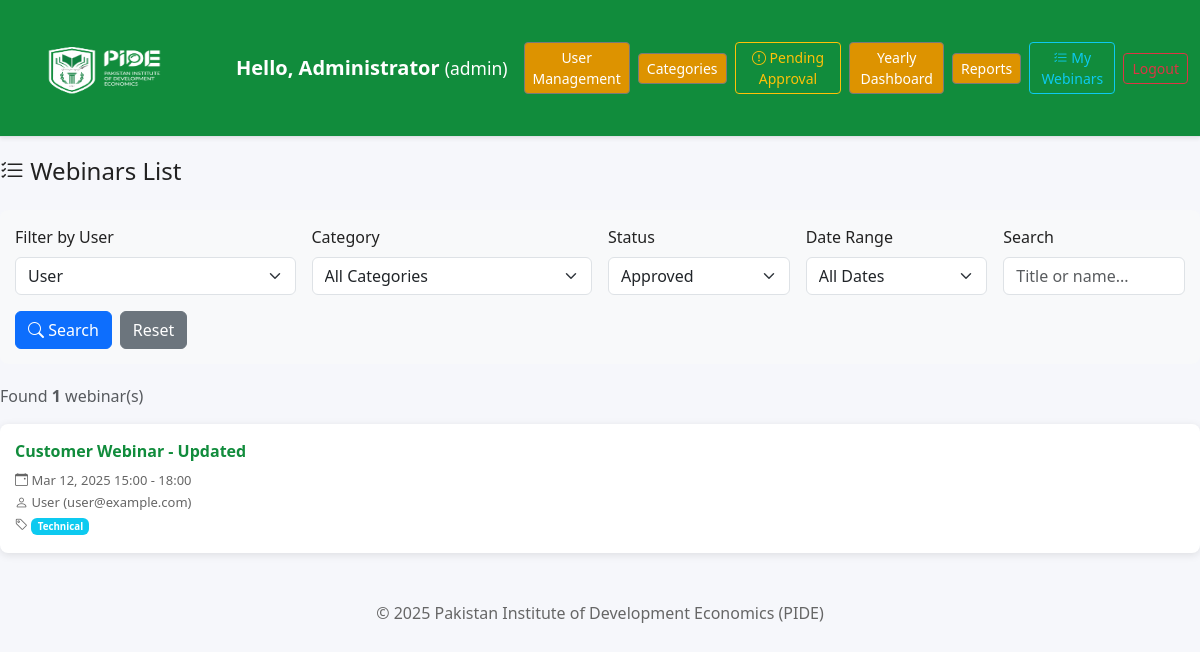
The app's page /public/webinars_list.php?user=2 (signed in) with its own data.
### tables this page shows
CREATE TABLE `users` (
  `id` int(11) NOT NULL,
  `name` varchar(120) NOT NULL,
  `email` varchar(190) NOT NULL,
  `password_hash` varchar(255) NOT NULL,
  `role` enum('admin','user') NOT NULL DEFAULT 'user',
  `created_at` timestamp NOT NULL DEFAULT current_timestamp()
);

CREATE TABLE `webinars` (
  `id` int(11) NOT NULL,
  `title` varchar(255) NOT NULL,
  `start_at` datetime NOT NULL,
  `end_at` datetime NOT NULL,
  `initiated_by` int(11) NOT NULL,
  `category_id` int(11),
  `is_approved` tinyint(1) NOT NULL DEFAULT 0,
  `approved_by` int(11),
  `approved_on` timestamp NULL,
  `rejection_reason` text,
  `created_at` timestamp NOT NULL DEFAULT current_timestamp()
);

CREATE TABLE `categories` (
  `id` int(11) NOT NULL,
  `title` varchar(255) NOT NULL,
  `description` text,
  `is_active` tinyint(1) NOT NULL DEFAULT 1,
  `created_by` int(11) NOT NULL,
  `created_on` timestamp NOT NULL DEFAULT current_timestamp(),
  `modified_by` int(11),
  `modified_on` timestamp NULL ON UPDATE current_timestamp()
);

### includes/config.php (called while the page is built)
<?php
return [
  'base_url' => '/Webinar_PIDE/',
  'db' => [
    'host' => '127.0.0.1',
    'port' => 3306,
    'name' => 'webinar_app',
    'user' => 'root',
    'pass' => ''
  ],
  'google' => [
    'client_id' => '784589287676-4ob6t448a7cu414pbbido4u1ukob3sui.apps.googleusercontent.com',
    'client_secret' => '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',
    'redirect_uri' => 'https://seminar.pide.org.pk/public/google_callback.php?flowName=GeneralOAuthFlow'
  ]
];

### public/webinars_list.php (the view, shortened to what this page needs)
<?php
require_once __DIR__ . '/../includes/db.php';
$user = $_SESSION['user'];
$is_admin = $user['role'] === 'admin';
$config = require __DIR__ . '/../includes/config.php';
$filter_status = $_GET['status'] ?? 'approved';
$filter_user = (int)($_GET['user'] ?? ($is_admin ? 0 : $user['id']));
$filter_date = $_GET['date'] ?? 'all';
$filter_search = trim($_GET['search'] ?? '');
$where_parts = [];
$params = [];
if ($filter_status === 'approved') {
  $where_parts[] = 'w.is_approved=1';
} elseif ($filter_status === 'rejected') {
  $where_parts[] = 'w.rejection_reason IS NOT NULL AND w.rejection_reason <> ""';
} elseif ($filter_status === 'pending') {
  $where_parts[] = '(w.is_approved=0 AND (w.rejection_reason IS NULL OR w.rejection_reason = ""))';
}
if ($is_admin && $filter_user > 0) {
    $where_parts[] = 'w.initiated_by=?';
    $params[] = $filter_user;
} elseif (!$is_admin) {
    $where_parts[] = 'w.initiated_by=?';
    $params[] = $user['id'];
}
$where_clause = implode(' AND ', $where_parts);
$query = "SELECT w.id, w.title, w.start_at, w.end_at, w.category_id, c.title AS category_title,
                 w.initiated_by, u.name AS initiator_name, u.email AS initiator_email, w.created_at
          FROM webinars w
          JOIN users u ON u.id=w.initiated_by
          LEFT JOIN categories c ON c.id=w.category_id
          WHERE $where_clause
          ORDER BY w.start_at DESC";
$stmt = $pdo->prepare($query);
$stmt->execute($params);
$webinars = $stmt->fetchAll();
$all_users = [];
if ($is_admin) {
    $stmt = $pdo->query('SELECT id, name FROM users ORDER BY name ASC');
    $all_users = $stmt->fetchAll();
}
?>
<!doctype html>
<html lang="en">
<head>
  <link href="https://cdn.jsdelivr.net/npm/bootstrap@5.3.3/dist/css/bootstrap.min.css" rel="stylesheet">
  <link href="https://cdn.jsdelivr.net/npm/bootstrap-icons@1.11.3/font/bootstrap-icons.css" rel="stylesheet">
  <link href="../assets/css/PIDETheme.css" rel="stylesheet">
  <link href="../assets/css/styles.css" rel="stylesheet">
</head>
<body>
<?php include 'navbar.php'; ?>
<div class="list-shell">
  <h4 class="mb-4"><i class="bi bi-list-check"></i> Webinars List</h4>
  <div class="filter-section">
    <form method="GET" class="row g-3">
      <?php if ($is_admin): ?>
        <div class="col-md-3">
          <label class="form-label">Filter by User</label>
          <select class="form-select" name="user" onchange="this.form.submit();">
            <?php foreach ($all_users as $u): ?>
              <option value="<?= $u['id'] ?>" <?= $filter_user == $u['id'] ? 'selected' : '' ?>>
                <?= htmlspecialchars($u['name']) ?>
              </option>
            <?php endforeach; ?>
          </select>
        </div>
      <?php endif; ?>
      <div class="col-md-<?= $is_admin ? '3' : '4' ?>">
        <label class="form-label">Category</label>
        <select class="form-select" name="category" onchange="this.form.submit();">
          <option value="0">All Categories</option>
        </select>
      </div>
      <div class="col-md-2">
        <label class="form-label">Status</label>
        <select class="form-select" name="status" onchange="this.form.submit();">
          <option value="approved" <?= $filter_status === 'approved' ? 'selected' : '' ?>>Approved</option>
        </select>
      </div>
      <div class="col-md-<?= $is_admin ? '2' : '4' ?>">
        <label class="form-label">Date Range</label>
        <select class="form-select" name="date" id="dateFilter" onchange="this.form.submit();">
          <option value="all" <?= $filter_date === 'all' ? 'selected' : '' ?>>All Dates</option>
        </select>
      </div>
      <div class="col-md-<?= $is_admin ? '2' : '4' ?>">
        <label class="form-label">Search</label>
        <input type="text" class="form-control" name="search" placeholder="Title or name..." value="<?= htmlspecialchars($filter_search) ?>">
      </div>
      <div class="col-md-2 d-flex align-items-end gap-2">
        <button type="submit" class="btn btn-primary">
          <i class="bi bi-search"></i> Search
        </button>
        <a href="<?= $base ?>/public/webinars_list.php" class="btn btn-secondary">Reset</a>
      </div>
    </form>
  </div>
  <div class="mb-3">
    <p class="text-muted">Found <strong><?= count($webinars) ?></strong> webinar(s)</p>
  </div>
  <?php if (empty($webinars)): ?>
    <div class="alert alert-info" role="alert">
      <i class="bi bi-info-circle"></i> No webinars found matching your filters.
    </div>
  <?php else: ?>
    <?php foreach ($webinars as $webinar): ?>
      <div class="webinar-row">
        <div class="row-title"><?= htmlspecialchars($webinar['title']) ?></div>
        <div class="row-meta">
          <i class="bi bi-calendar-event"></i> <?= date('M d, Y H:i', strtotime($webinar['start_at'])) ?> - <?= date('H:i', strtotime($webinar['end_at'])) ?>
        </div>
        <div class="row-meta">
          <i class="bi bi-person"></i> <?= htmlspecialchars($webinar['initiator_name']) ?> (<?= htmlspecialchars($webinar['initiator_email']) ?>)
        </div>
        <?php if ($webinar['category_title']): ?>
          <div class="row-meta">
            <i class="bi bi-tag"></i> <span class="badge bg-info"><?= htmlspecialchars($webinar['category_title']) ?></span>
          </div>
        <?php endif; ?>
      </div>
    <?php endforeach; ?>
  <?php endif; ?>
  <div class="footer-text mt-5">
    © <?= date('Y') ?> Pakistan Institute of Development Economics (PIDE)
  </div>
</div>
</body>
</html>

### public/navbar.php
<?php
$user = $_SESSION['user'] ?? null;
$config = require __DIR__ . '/../includes/config.php';
$base = rtrim($config['base_url'], '/');
?>
<nav class="navbar navbar-expand-lg navbar-light bg-white border-bottom shadow-sm mb-3">
  <div class="container-fluid">
    <a class="navbar-brand d-flex align-items-center fw-bold text-success" href="<?= $base ?>/index.php">
      <img src="<?= $base ?>/assets/img/_PIDE LOGO White PNG.png"
           alt="PIDE Logo"
           width="200"
           height="110"
           class="me-2">
    </a>
    <div class="d-flex ms-auto align-items-center">
      <?php if ($user): ?>
       <span class="navbar-brand me-3 fw-semibold text-success">
          Hello, <?=htmlspecialchars($user['name'])?>
          <small class="fw-normal">(<?=htmlspecialchars($user['role'])?>)</small>
        </span>
        <?php if ($user['role'] === 'admin'): ?>
          <a href="<?= $base ?>/admin/users.php" class="btn btn-outline-success btn-sm me-2">
            User Management
          </a>
          <a href="<?= $base ?>/admin/categories.php" class="btn btn-outline-success btn-sm me-2">
            Categories
          </a>
          <a href="<?= $base ?>/admin/pending_webinars.php" class="btn btn-outline-warning btn-sm me-2">
            <i class="bi bi-exclamation-circle"></i> Pending Approval
          </a>
          <a href="<?= $base ?>/public/yearly_dashboard.php" class="btn btn-outline-success btn-sm me-2">
            Yearly Dashboard
          </a>
          <a href="<?= $base ?>/admin/reports.php" class="btn btn-outline-success btn-sm me-2">Reports</a>
        <?php endif; ?>
        <a href="<?= $base ?>/public/webinars_list.php" class="btn btn-outline-info btn-sm me-2">
          <i class="bi bi-list-check"></i> My Webinars
        </a>
        <a href="<?= $base ?>/public/logout.php" class="btn btn-outline-danger btn-sm">Logout</a>
      <?php else: ?>
        <a href="<?= $base ?>/public/login.php" class="btn btn-success btn-sm">Login</a>
      <?php endif; ?>
    </div>
  </div>
</nav>

### assets/css/PIDETheme.css (style rules this page uses)
:root { --pide-green: #118C3C; --pide-green-dark: #0D6E30; --pide-gold: #DD9300; --pide-gold-event: #e2ffde; --pide-bg: #f5f5f5; --pide-ink: #222222; --pide-gray-btn:#7a7a7a; --pide-black: #000000; --pide-weekly-header: #D4D7D5; }
body { background: var(--pide-bg); font-family: "Segoe UI", Tahoma, Geneva, Verdana, sans-serif; color: var(--pide-ink); }
.navbar, .navbar.navbar-dark { background-color: var(--pide-green) !important; }
.navbar-brand, .navbar .nav-link, .navbar .navbar-text { color: #fff !important; }
.footer-text { text-align: center; color: #666; margin: 18px 0; }
.btn-outline-success { background-color: var(--pide-gold); --bs-btn-color: #fff;; --bs-btn-border-color: var(--pide-gray-btn); --bs-btn-hover-color: #fff; --bs-btn-hover-bg: var(--pide-green-dark); --bs-btn-hover-border-color: var(--pide-green-dark); --bs-btn-focus-shadow-rgb: 25, 135, 84; --bs-btn-active-color: #fff; --bs-btn-active-bg: var(--pide-gray-btn); --bs-btn-active-border-color: var(--pide-gray-btn); --bs-btn-active-shadow: inset 0 3px 5px rgba(0, 0, 0, 0.125); --bs-btn-disabled-color: var(--pide-gray-btn); --bs-btn-disabled-bg: transparent; --bs-btn-disabled-border-color: var(--pide-gray-btn); }

### assets/css/styles.css (style rules this page uses)
body { background: #f6f7fb; }
.navbar .navbar-brand { font-weight: 700; }

### public/webinars_list.php (style rules this page uses)
.list-shell { max-width: 1200px; margin: 20px auto; }
.filter-section { background:#f8f9fa; padding:15px; border-radius:8px; margin-bottom:20px; }
.webinar-row { background:#fff; border-radius:8px; box-shadow:0 2px 8px rgba(0,0,0,.1); margin-bottom:12px; padding:15px; }
.row-title { font-size:16px; font-weight:600; color:var(--pide-green); margin-bottom:8px; }
.row-meta { font-size:13px; color:#666; margin:3px 0; }

### records on screen
users: name "Administrator"
webinars: title "Customer Webinar - Updated", start_at "Mar 12, 2025 15:00", end_at "18:00", initiated_by.name "User", initiated_by.email "user@example.com", category.title "Technical"

### other values on screen
$user['role'] "admin"
count($webinars) "1"
form field user "User"
